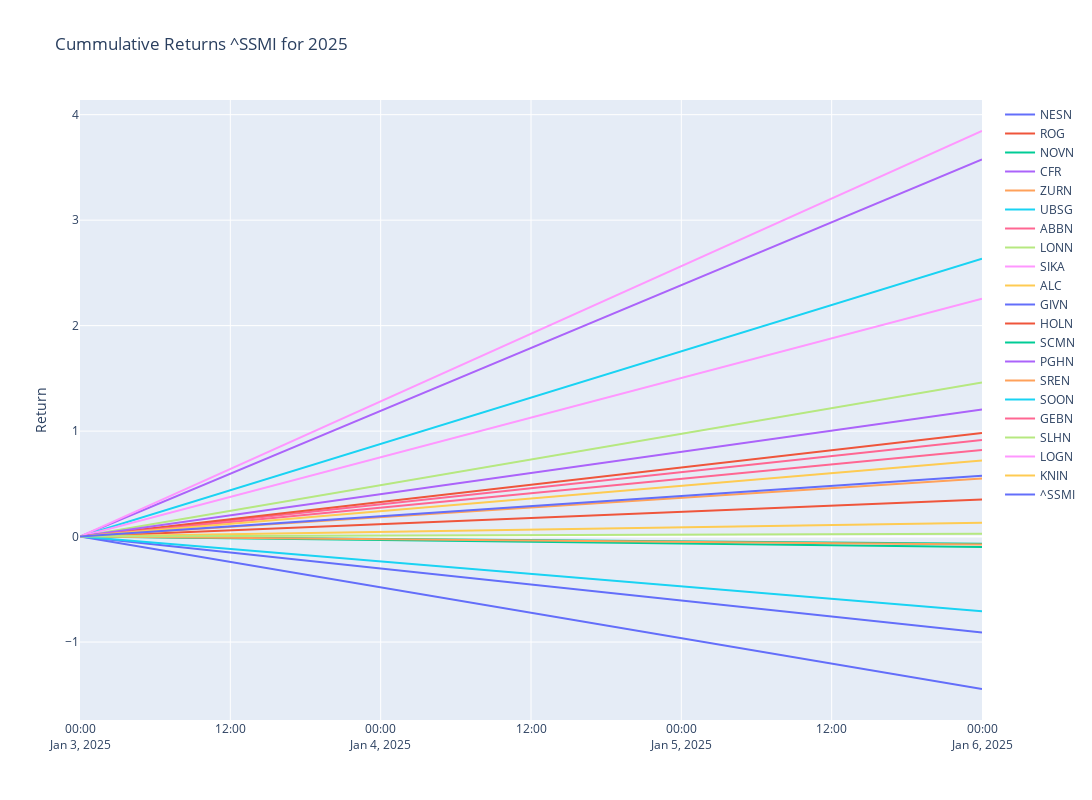

Write notebook code for a chart like this one.
### Code cell
# Plotly
fig = make_subplots()

# Graph (1,1)
# Loop all stock files and get cummulative return for year
for stock in tqdm(index_list):
    f = os.path.join("../input", stock)
    df = pd.read_csv(f+".csv",index_col="Date",parse_dates=True)
    df['Cummulative_Return'] = cumulative_return(df["Adj Close"].loc[year])
    fig.add_trace(go.Scatter(x=df['Cummulative_Return'].loc[year].index,y=df['Cummulative_Return'].loc[year],mode="lines",name=stock.split('.')[0]),row=1,col=1)

# Update xaxis properties
fig.update_yaxes(title_text="Return", row=1, col=1)

fig.update_layout(height=800, width=1300,showlegend=True,title=f"Cummulative Returns {ticker} for {year}")

fig.show()

### Figure 1 — Plotly figure (JSON) as saved in the notebook; plotly's stock layout.template omitted (floating-point values rounded to 4 significant figures)
{"data": [{"mode": "lines", "name": "NESN", "type": "scatter", "x": ["2025-01-03T00:00:00", "2025-01-06T00:00:00"], "xaxis": "x", "y": [0, -0.9103], "yaxis": "y"}, {"mode": "lines", "name": "ROG", "type": "scatter", "x": ["2025-01-03T00:00:00", "2025-01-06T00:00:00"], "xaxis": "x", "y": [0, 0.3507], "yaxis": "y"}, {"mode": "lines", "name": "NOVN", "type": "scatter", "x": ["2025-01-03T00:00:00", "2025-01-06T00:00:00"], "xaxis": "x", "y": [0, -0.0674], "yaxis": "y"}, {"mode": "lines", "name": "CFR", "type": "scatter", "x": ["2025-01-03T00:00:00", "2025-01-06T00:00:00"], "xaxis": "x", "y": [0, 3.575], "yaxis": "y"}, {"mode": "lines", "name": "ZURN", "type": "scatter", "x": ["2025-01-03T00:00:00", "2025-01-06T00:00:00"], "xaxis": "x", "y": [0, 0.5505], "yaxis": "y"}, {"mode": "lines", "name": "UBSG", "type": "scatter", "x": ["2025-01-03T00:00:00", "2025-01-06T00:00:00"], "xaxis": "x", "y": [0, 2.635], "yaxis": "y"}, {"mode": "lines", "name": "ABBN", "type": "scatter", "x": ["2025-01-03T00:00:00", "2025-01-06T00:00:00"], "xaxis": "x", "y": [0, 0.9154], "yaxis": "y"}, {"mode": "lines", "name": "LONN", "type": "scatter", "x": ["2025-01-03T00:00:00", "2025-01-06T00:00:00"], "xaxis": "x", "y": [0, 1.461], "yaxis": "y"}, {"mode": "lines", "name": "SIKA", "type": "scatter", "x": ["2025-01-03T00:00:00", "2025-01-06T00:00:00"], "xaxis": "x", "y": [0, 2.255], "yaxis": "y"}, {"mode": "lines", "name": "ALC", "type": "scatter", "x": ["2025-01-03T00:00:00", "2025-01-06T00:00:00"], "xaxis": "x", "y": [0, 0.1309], "yaxis": "y"}, {"mode": "lines", "name": "GIVN", "type": "scatter", "x": ["2025-01-03T00:00:00", "2025-01-06T00:00:00"], "xaxis": "x", "y": [0, -1.445], "yaxis": "y"}, {"mode": "lines", "name": "HOLN", "type": "scatter", "x": ["2025-01-03T00:00:00", "2025-01-06T00:00:00"], "xaxis": "x", "y": [0, 0.9815], "yaxis": "y"}, {"mode": "lines", "name": "SCMN", "type": "scatter", "x": ["2025-01-03T00:00:00", "2025-01-06T00:00:00"], "xaxis": "x", "y": [0, -0.09911], "yaxis": "y"}, {"mode": "lines", "name": "PGHN", "type": "scatter", "x": ["2025-01-03T00:00:00", "2025-01-06T00:00:00"], "xaxis": "x", "y": [0, 1.204], "yaxis": "y"}, {"mode": "lines", "name": "SREN", "type": "scatter", "x": ["2025-01-03T00:00:00", "2025-01-06T00:00:00"], "xaxis": "x", "y": [0, -0.07535], "yaxis": "y"}, {"mode": "lines", "name": "SOON", "type": "scatter", "x": ["2025-01-03T00:00:00", "2025-01-06T00:00:00"], "xaxis": "x", "y": [0, -0.7085], "yaxis": "y"}, {"mode": "lines", "name": "GEBN", "type": "scatter", "x": ["2025-01-03T00:00:00", "2025-01-06T00:00:00"], "xaxis": "x", "y": [0, 0.8216], "yaxis": "y"}, {"mode": "lines", "name": "SLHN", "type": "scatter", "x": ["2025-01-03T00:00:00", "2025-01-06T00:00:00"], "xaxis": "x", "y": [0, 0.02807], "yaxis": "y"}, {"mode": "lines", "name": "LOGN", "type": "scatter", "x": ["2025-01-03T00:00:00", "2025-01-06T00:00:00"], "xaxis": "x", "y": [0, 3.845], "yaxis": "y"}, {"mode": "lines", "name": "KNIN", "type": "scatter", "x": ["2025-01-03T00:00:00", "2025-01-06T00:00:00"], "xaxis": "x", "y": [0, 0.7215], "yaxis": "y"}, {"mode": "lines", "name": "^SSMI", "type": "scatter", "x": ["2025-01-03T00:00:00", "2025-01-06T00:00:00"], "xaxis": "x", "y": [0, 0.5773], "yaxis": "y"}], "layout": {"height": 800, "showlegend": true, "title": {"text": "Cummulative Returns ^SSMI for 2025"}, "width": 1300, "xaxis": {"anchor": "y", "domain": [0, 1]}, "yaxis": {"anchor": "x", "domain": [0, 1], "title": {"text": "Return"}}}}
